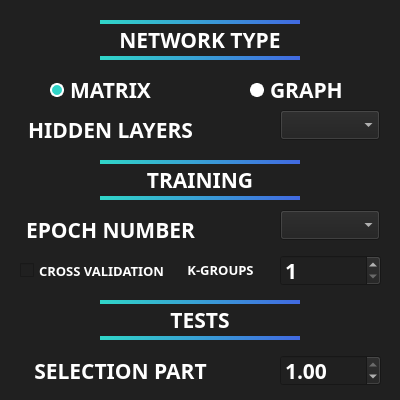
<?xml version="1.0" encoding="UTF-8"?>
<ui version="4.0">
 <class>SettingsWindow</class>
 <widget class="QDialog" name="SettingsWindow">
  <property name="windowModality">
   <enum>Qt::ApplicationModal</enum>
  </property>
  <property name="geometry">
   <rect>
    <x>0</x>
    <y>0</y>
    <width>400</width>
    <height>400</height>
   </rect>
  </property>
  <property name="minimumSize">
   <size>
    <width>400</width>
    <height>400</height>
   </size>
  </property>
  <property name="maximumSize">
   <size>
    <width>400</width>
    <height>400</height>
   </size>
  </property>
  <property name="windowTitle">
   <string>MLP Settings</string>
  </property>
  <property name="styleSheet">
   <string notr="true">QDialog {
	background: #202020;
}</string>
  </property>
  <property name="modal">
   <bool>true</bool>
  </property>
  <widget class="QLabel" name="networkTypeLabel">
   <property name="geometry">
    <rect>
     <x>100</x>
     <y>20</y>
     <width>200</width>
     <height>40</height>
    </rect>
   </property>
   <property name="font">
    <font>
     <family>Umpush</family>
     <pointsize>16</pointsize>
     <italic>false</italic>
     <bold>true</bold>
    </font>
   </property>
   <property name="styleSheet">
    <string notr="true">QLabel {
	font: 16pt ;
	font-weight: bold;
	color: #FFFFFF;
	border-style: solid;
	border-width: 4px 0px 4px 0px;
	border-color: qlineargradient(spread:pad, x1:0, y1:0, x2:1, y2:0, stop:0 #30D5C8 , stop:1 #4169E1);
}</string>
   </property>
   <property name="text">
    <string>NETWORK TYPE</string>
   </property>
   <property name="alignment">
    <set>Qt::AlignCenter</set>
   </property>
  </widget>
  <widget class="QRadioButton" name="matrixTypeButton">
   <property name="geometry">
    <rect>
     <x>50</x>
     <y>70</y>
     <width>120</width>
     <height>40</height>
    </rect>
   </property>
   <property name="font">
    <font>
     <family>Umpush</family>
     <pointsize>16</pointsize>
     <italic>false</italic>
     <bold>true</bold>
    </font>
   </property>
   <property name="layoutDirection">
    <enum>Qt::LeftToRight</enum>
   </property>
   <property name="styleSheet">
    <string notr="true">QRadioButton{
	font: 16pt ;
	font-weight: bold;
	color: #FFFFFF;
}

QRadioButton::indicator {
    width:                  10px;
    height:                 10px;
    border-radius:          7px;
}

QRadioButton::indicator:checked {
    background-color:       #30D5C8;
    border:                 2px solid white;
}

QRadioButton::indicator:unchecked {
    background-color:       #FFFFFF;
    border:                 2px solid white;
}</string>
   </property>
   <property name="text">
    <string>MATRIX</string>
   </property>
   <property name="checked">
    <bool>true</bool>
   </property>
  </widget>
  <widget class="QRadioButton" name="graphTypeButton">
   <property name="geometry">
    <rect>
     <x>250</x>
     <y>70</y>
     <width>120</width>
     <height>40</height>
    </rect>
   </property>
   <property name="font">
    <font>
     <family>Umpush</family>
     <pointsize>16</pointsize>
     <italic>false</italic>
     <bold>true</bold>
    </font>
   </property>
   <property name="styleSheet">
    <string notr="true">QRadioButton{
	font: 16pt ;
	font-weight: bold;
	color: #FFFFFF;
}

QRadioButton::indicator {
    width:                  10px;
    height:                 10px;
    border-radius:          7px;
}

QRadioButton::indicator:checked {
    background-color:       #30D5C8;
    border:                 2px solid white;
}

QRadioButton::indicator:unchecked {
    background-color:       #FFFFFF;
    border:                 2px solid white;
}</string>
   </property>
   <property name="text">
    <string>GRAPH</string>
   </property>
  </widget>
  <widget class="QLabel" name="hiddenLayersLabel">
   <property name="geometry">
    <rect>
     <x>20</x>
     <y>110</y>
     <width>181</width>
     <height>40</height>
    </rect>
   </property>
   <property name="font">
    <font>
     <family>Umpush</family>
     <pointsize>16</pointsize>
     <italic>false</italic>
     <bold>true</bold>
    </font>
   </property>
   <property name="styleSheet">
    <string notr="true">QLabel {
	font: 16pt ;
	font-weight: bold;
	color: #FFFFFF;

}</string>
   </property>
   <property name="text">
    <string>HIDDEN LAYERS</string>
   </property>
   <property name="alignment">
    <set>Qt::AlignCenter</set>
   </property>
  </widget>
  <widget class="QComboBox" name="layersBox">
   <property name="geometry">
    <rect>
     <x>280</x>
     <y>110</y>
     <width>100</width>
     <height>30</height>
    </rect>
   </property>
   <property name="layoutDirection">
    <enum>Qt::LeftToRight</enum>
   </property>
   <property name="autoFillBackground">
    <bool>false</bool>
   </property>
   <property name="styleSheet">
    <string notr="true">QComboBox {
	font: 16pt ;
	font-weight: bold;
	color: #FFFFFF;
	background: #202020;
}

QComboBox QAbstractItemView{
	font: 16pt ;
	font-weight: bold;
	color: #FFFFFF;
	background: #202020;
	selection-background-color: qlineargradient(spread:pad, x1:0, y1:0, x2:1, y2:0, stop:0 #30D5C8 , stop:1 #4169E1);;
}

QComboBox::item:selected {
	background-color: qlineargradient(spread:pad, x1:0, y1:0, x2:1, y2:0, stop:0 #30D5C8 , stop:1 #4169E1);
}


</string>
   </property>
   <property name="currentIndex">
    <number>-1</number>
   </property>
   <property name="maxVisibleItems">
    <number>4</number>
   </property>
  </widget>
  <widget class="QLabel" name="trainingLabel">
   <property name="geometry">
    <rect>
     <x>100</x>
     <y>160</y>
     <width>200</width>
     <height>40</height>
    </rect>
   </property>
   <property name="font">
    <font>
     <family>Umpush</family>
     <pointsize>16</pointsize>
     <italic>false</italic>
     <bold>true</bold>
    </font>
   </property>
   <property name="styleSheet">
    <string notr="true">QLabel {
	font: 16pt ;
	font-weight: bold;
	color: #FFFFFF;
	border-style: solid;
	border-width: 4px 0px 4px 0px;
	border-color: qlineargradient(spread:pad, x1:0, y1:0, x2:1, y2:0, stop:0 #30D5C8 , stop:1 #4169E1);
}</string>
   </property>
   <property name="text">
    <string>TRAINING</string>
   </property>
   <property name="alignment">
    <set>Qt::AlignCenter</set>
   </property>
  </widget>
  <widget class="QLabel" name="epochNumberLabel">
   <property name="geometry">
    <rect>
     <x>20</x>
     <y>210</y>
     <width>181</width>
     <height>40</height>
    </rect>
   </property>
   <property name="font">
    <font>
     <family>Umpush</family>
     <pointsize>16</pointsize>
     <italic>false</italic>
     <bold>true</bold>
    </font>
   </property>
   <property name="styleSheet">
    <string notr="true">QLabel {
	font: 16pt ;
	font-weight: bold;
	color: #FFFFFF;

}</string>
   </property>
   <property name="text">
    <string>EPOCH NUMBER</string>
   </property>
   <property name="alignment">
    <set>Qt::AlignCenter</set>
   </property>
  </widget>
  <widget class="QComboBox" name="epochBox">
   <property name="geometry">
    <rect>
     <x>280</x>
     <y>210</y>
     <width>100</width>
     <height>30</height>
    </rect>
   </property>
   <property name="layoutDirection">
    <enum>Qt::LeftToRight</enum>
   </property>
   <property name="autoFillBackground">
    <bool>false</bool>
   </property>
   <property name="styleSheet">
    <string notr="true">QComboBox {
	font: 16pt ;
	font-weight: bold;
	color: #FFFFFF;
	background: #202020;
}

QComboBox QAbstractItemView{
	font: 16pt ;
	font-weight: bold;
	color: #FFFFFF;
	background: #202020;
	selection-background-color: qlineargradient(spread:pad, x1:0, y1:0, x2:1, y2:0, stop:0 #30D5C8 , stop:1 #4169E1);;
}

QComboBox::item:selected {
	background-color: qlineargradient(spread:pad, x1:0, y1:0, x2:1, y2:0, stop:0 #30D5C8 , stop:1 #4169E1);
}


</string>
   </property>
   <property name="currentIndex">
    <number>-1</number>
   </property>
   <property name="maxVisibleItems">
    <number>4</number>
   </property>
  </widget>
  <widget class="QCheckBox" name="crossValidationCheckBox">
   <property name="geometry">
    <rect>
     <x>20</x>
     <y>260</y>
     <width>151</width>
     <height>21</height>
    </rect>
   </property>
   <property name="font">
    <font>
     <family>Umpush</family>
     <pointsize>10</pointsize>
     <italic>false</italic>
     <bold>true</bold>
    </font>
   </property>
   <property name="styleSheet">
    <string notr="true">QCheckBox {
	font: 10pt ;
	font-weight: bold;
	color: #FFFFFF;
	background-color: #202020;
}
</string>
   </property>
   <property name="text">
    <string>CROSS VALIDATION</string>
   </property>
  </widget>
  <widget class="QSpinBox" name="kGroupsSpinBox">
   <property name="geometry">
    <rect>
     <x>280</x>
     <y>255</y>
     <width>101</width>
     <height>31</height>
    </rect>
   </property>
   <property name="font">
    <font>
     <family>Umpush</family>
     <pointsize>16</pointsize>
     <italic>false</italic>
     <bold>true</bold>
    </font>
   </property>
   <property name="styleSheet">
    <string notr="true">QSpinBox {
	font: 16pt ;
	font-weight: bold;
	color: #FFFFFF;
	background: #202020;
}</string>
   </property>
   <property name="minimum">
    <number>1</number>
   </property>
   <property name="maximum">
    <number>10</number>
   </property>
  </widget>
  <widget class="QLabel" name="testsLabel">
   <property name="geometry">
    <rect>
     <x>100</x>
     <y>300</y>
     <width>200</width>
     <height>40</height>
    </rect>
   </property>
   <property name="font">
    <font>
     <family>Umpush</family>
     <pointsize>16</pointsize>
     <italic>false</italic>
     <bold>true</bold>
    </font>
   </property>
   <property name="styleSheet">
    <string notr="true">QLabel {
	font: 16pt ;
	font-weight: bold;
	color: #FFFFFF;
	border-style: solid;
	border-width: 4px 0px 4px 0px;
	border-color: qlineargradient(spread:pad, x1:0, y1:0, x2:1, y2:0, stop:0 #30D5C8 , stop:1 #4169E1);
}</string>
   </property>
   <property name="text">
    <string>TESTS</string>
   </property>
   <property name="alignment">
    <set>Qt::AlignCenter</set>
   </property>
  </widget>
  <widget class="QDoubleSpinBox" name="selectonPartSpinBox">
   <property name="geometry">
    <rect>
     <x>280</x>
     <y>355</y>
     <width>101</width>
     <height>31</height>
    </rect>
   </property>
   <property name="font">
    <font>
     <family>Umpush</family>
     <pointsize>16</pointsize>
     <italic>false</italic>
     <bold>true</bold>
    </font>
   </property>
   <property name="styleSheet">
    <string notr="true">QDoubleSpinBox {
	font: 16pt ;
	font-weight: bold;
	color: #FFFFFF;
	background: #202020;
}</string>
   </property>
   <property name="maximum">
    <double>1.000000000000000</double>
   </property>
   <property name="singleStep">
    <double>0.050000000000000</double>
   </property>
   <property name="value">
    <double>1.000000000000000</double>
   </property>
  </widget>
  <widget class="QLabel" name="selectionPartLabel">
   <property name="geometry">
    <rect>
     <x>30</x>
     <y>350</y>
     <width>181</width>
     <height>41</height>
    </rect>
   </property>
   <property name="font">
    <font>
     <family>Umpush</family>
     <pointsize>16</pointsize>
     <italic>false</italic>
     <bold>true</bold>
    </font>
   </property>
   <property name="styleSheet">
    <string notr="true">QLabel {
	font: 16pt ;
	font-weight: bold;
	color: #FFFFFF;

}</string>
   </property>
   <property name="text">
    <string>SELECTION PART</string>
   </property>
   <property name="alignment">
    <set>Qt::AlignCenter</set>
   </property>
  </widget>
  <widget class="QLabel" name="kGroupsLabel">
   <property name="geometry">
    <rect>
     <x>180</x>
     <y>250</y>
     <width>81</width>
     <height>40</height>
    </rect>
   </property>
   <property name="font">
    <font>
     <family>Umpush</family>
     <pointsize>10</pointsize>
     <italic>false</italic>
     <bold>true</bold>
    </font>
   </property>
   <property name="styleSheet">
    <string notr="true">QLabel {
	font: 10pt ;
	font-weight: bold;
	color: #FFFFFF;

}</string>
   </property>
   <property name="text">
    <string>K-GROUPS</string>
   </property>
   <property name="alignment">
    <set>Qt::AlignCenter</set>
   </property>
  </widget>
 </widget>
 <resources/>
 <connections/>
</ui>
